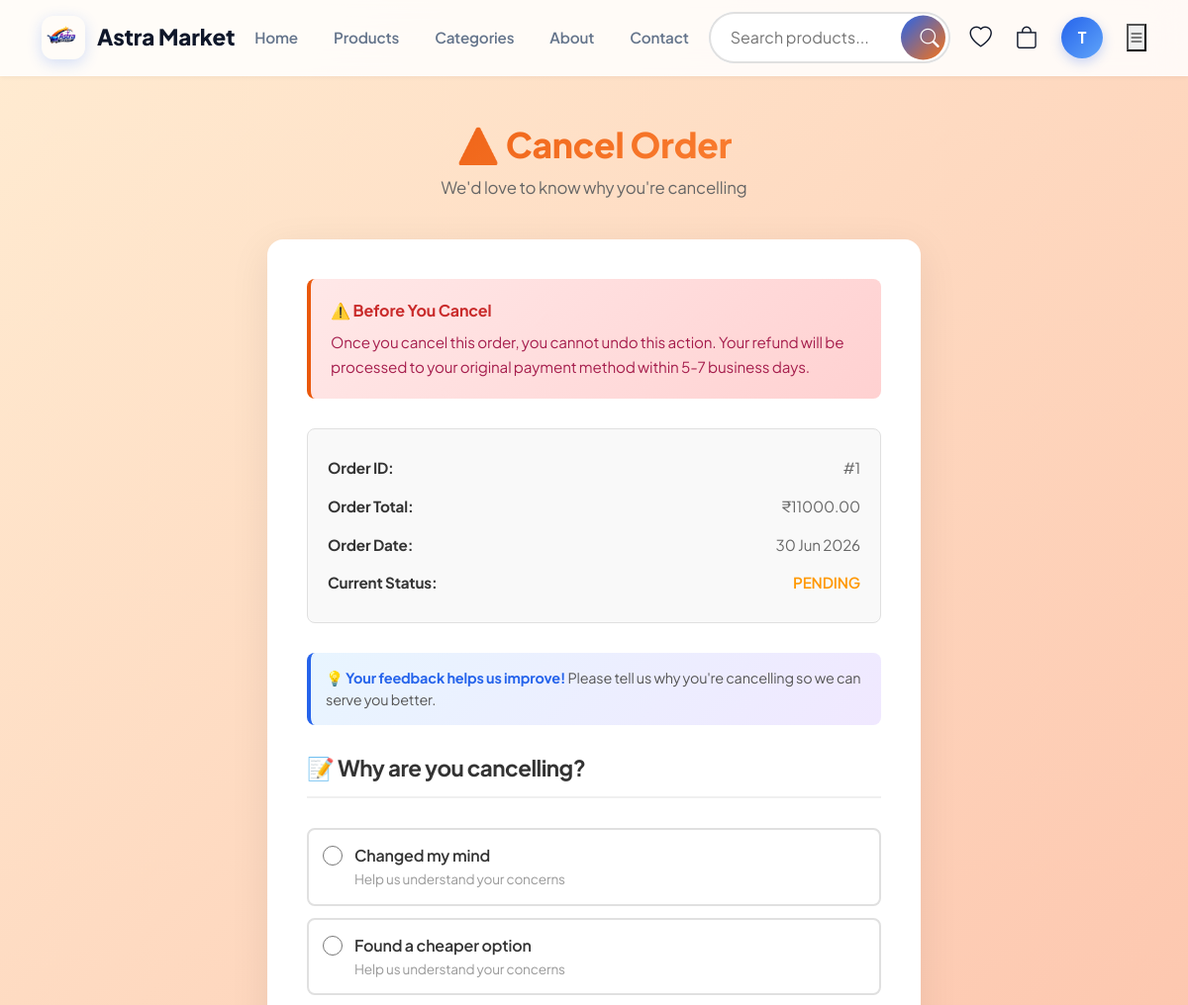
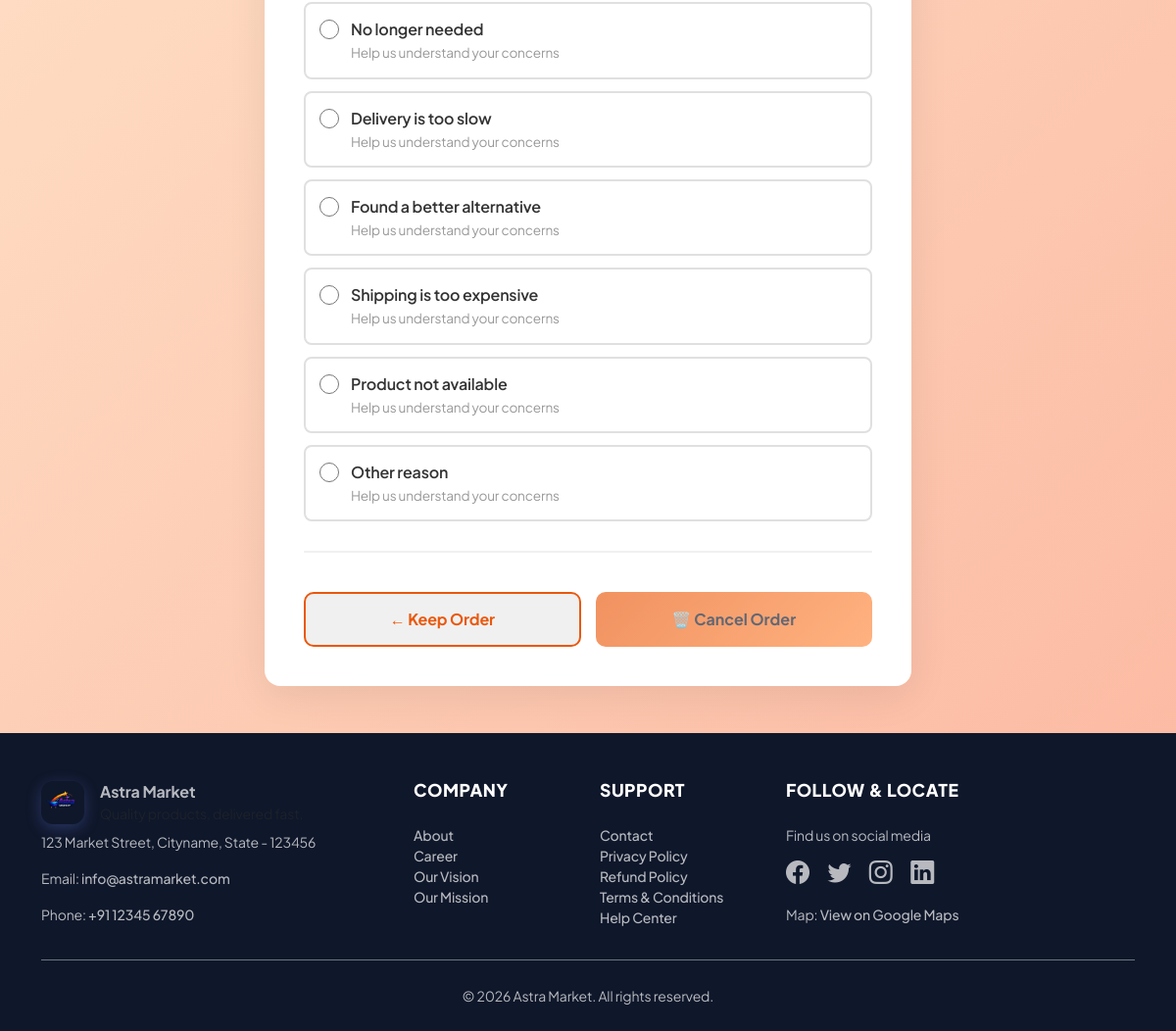
/orders/1/cancel/ (signed in), run on the app's committed database (2 pictures, top to bottom).
### Astra_Market/models.py (models this page shows, shortened)
class CustomUser(AbstractBaseUser, PermissionsMixin):
    GENDER_CHOICES = [
        ('male', 'Male'),
        ('female', 'Female'),
        ('other', 'Other'),
    ]
    phone_validator = RegexValidator(
        regex=r'^\+?\d{7,15}$',
        message='Enter a valid phone number using 7 to 15 digits.',
    )
    full_name = models.CharField(max_length=150)
    email = models.EmailField(unique=True)
    mobile = models.CharField(max_length=15, unique=True, validators=[phone_validator])
    alternate_mobile = models.CharField(
        max_length=15,
        blank=True,
        null=True,
        validators=[phone_validator],
    )
    dob = models.DateField(blank=True, null=True)
    address = models.TextField(blank=True, null=True)
    profile_image = models.ImageField(upload_to='profile_images/', blank=True, null=True)
    gender = models.CharField(max_length=10, choices=GENDER_CHOICES, blank=True)
    is_staff = models.BooleanField(default=False)
    is_active = models.BooleanField(default=True)
    date_joined = models.DateTimeField(auto_now_add=True)
    objects = CustomUserManager()
    USERNAME_FIELD = 'email'
    REQUIRED_FIELDS = ['full_name', 'mobile']
    class Meta:
        verbose_name = 'User'
        verbose_name_plural = 'Users'

class Order(models.Model):
    STATUS_CHOICES = [
        ('pending', 'Pending'),
        ('completed', 'Completed'),
        ('cancelled', 'Cancelled'),
    ]
    CANCELLATION_REASONS = [
        ('changed_mind', 'Changed my mind'),
        ('found_cheaper', 'Found a cheaper option'),
        ('no_longer_needed', 'No longer needed'),
        ('delivery_too_slow', 'Delivery is too slow'),
        ('found_alternative', 'Found a better alternative'),
        ('shipping_expensive', 'Shipping is too expensive'),
        ('product_not_available', 'Product not available'),
        ('other', 'Other reason'),
    ]
    user = models.ForeignKey(CustomUser, on_delete=models.CASCADE, related_name='orders')
    total_price = models.DecimalField(max_digits=10, decimal_places=2)
    status = models.CharField(max_length=20, choices=STATUS_CHOICES, default='pending')
    shipping_address = models.TextField(blank=True, null=True)
    shipping_phone = models.CharField(max_length=15, blank=True, null=True)
    shipping_name = models.CharField(max_length=150, blank=True, null=True)
    cancellation_reason = models.CharField(max_length=50, choices=CANCELLATION_REASONS, blank=True, null=True)
    cancellation_message = models.TextField(blank=True, null=True)
    cancelled_at = models.DateTimeField(blank=True, null=True)
    order_number = models.CharField(max_length=20, unique=True, blank=True, null=True)
    razorpay_order_id = models.CharField(max_length=100, blank=True, null=True)
    razorpay_payment_id = models.CharField(max_length=100, blank=True, null=True)
    created_at = models.DateTimeField(auto_now_add=True)
    updated_at = models.DateTimeField(auto_now=True)
    class Meta:
        ordering = ['-created_at']

### Astra_Market/views.py (the view)
# urls.py: path('orders/<int:order_id>/cancel/', views.cancel_order, name='cancel_order'),
@login_required(login_url='login')
def cancel_order(request, order_id):
    order = get_object_or_404(Order, id=order_id, user=request.user)
    if order.status != 'pending':
        messages.error(request, 'Only pending orders can be cancelled.')
        return redirect('orders')
    cancellation_reasons = Order.CANCELLATION_REASONS
    return render(request, 'cancel_order.html', {
        'order': order,
        'cancellation_reasons': cancellation_reasons,
    })

### Astra_Market/templates/cancel_order.html (shortened to what this page needs)
{% extends 'base.html' %}
{% load static %}
{% block content %}
<div class="cancel-container">
    <div class="cancel-header">
        <h1>⚠️ Cancel Order</h1>
        <p>We'd love to know why you're cancelling</p>
    </div>
    <div class="cancel-card">
        <div class="warning-box">
            <div class="warning-box-title">
                ⚠️ Before You Cancel
            </div>
            <div class="warning-box-text">
                Once you cancel this order, you cannot undo this action. Your refund will be processed to your original payment method within 5-7 business days.
            </div>
        </div>
        <div class="order-details">
            <div class="order-detail-row">
                <strong>Order ID:</strong>
                <span>#{{ order.id }}</span>
            </div>
            <div class="order-detail-row">
                <strong>Order Total:</strong>
                <span>₹{{ order.total_price }}</span>
            </div>
            <div class="order-detail-row">
                <strong>Order Date:</strong>
                <span>{{ order.created_at|date:"d M Y" }}</span>
            </div>
            <div class="order-detail-row">
                <strong>Current Status:</strong>
                <span style="color: #ff9800; font-weight: 600;">{{ order.get_status_display|upper }}</span>
            </div>
        </div>
        <form method="POST" action="{% url 'confirm_cancel_order' order.id %}" id="cancelForm">
            <div class="cancellation-note">
                💡 <strong>Your feedback helps us improve!</strong> Please tell us why you're cancelling so we can serve you better.
            </div>
            <div class="form-section">
                <h2 class="section-title">📝 Why are you cancelling?</h2>
                <div class="reason-options">
                    {% for reason_code, reason_label in cancellation_reasons %}
                        <label class="reason-option">
                            <input type="radio" name="cancellation_reason" value="{{ reason_code }}" onchange="updateMessageBox(this)">
                            <div class="reason-option-content">
                                <div class="reason-option-title">{{ reason_label }}</div>
                                <div class="reason-option-desc">Help us understand your concerns</div>
                            </div>
                        </label>
                    {% endfor %}
                </div>
            </div>
            <div class="action-buttons">
                <a href="{% url 'orders' %}" class="btn btn-back">
                    ← Keep Order
                </a>
                <button type="submit" class="btn btn-cancel" id="confirmBtn" disabled>
                    🗑️ Cancel Order
                </button>
            </div>
        </form>
    </div>
</div>
{% endblock %}

### Astra_Market/templates/base.html (shortened to what this page needs)
<!DOCTYPE html>
<html lang="en">
<head>
    {% load static %}
    <link href="https://cdn.jsdelivr.net/npm/bootstrap@5.3.0/dist/css/bootstrap.min.css" rel="stylesheet">
    <link href="https://cdn.jsdelivr.net/npm/bootstrap-icons@1.10.5/font/bootstrap-icons.css" rel="stylesheet">
        <link href="{% static 'css/style.css' %}" rel="stylesheet">
</head>
<body>
    <nav class="navbar-custom">
        <div class="container">
            <a href="{% url 'home' %}" class="navbar-brand-custom">
                <div class="logo-icon">
                    <img src="{% static 'images/ChatGPT Image Jun 21, 2026, 04_16_52 PM.png' %}" alt="Astra Market logo">
                </div>
                <span>Astra Market</span>
            </a>
            <div class="navbar-menu d-none d-lg-flex">
                <a href="{% url 'home' %}">Home</a>
                <a href="{% url 'products' %}">Products</a>
                <a href="{% url 'category' %}">Categories</a>
                <a href="{% url 'about' %}">About</a>
                <a href="{% url 'contact' %}">Contact</a>
            </div>
            <div class="search-wrapper d-none d-lg-block">
                <form action="{% url 'products' %}" method="get">
                    <input
                        type="text"
                        class="search-input"
                        name="q"
                        placeholder="Search products..."
                        autocomplete="off"
                    >
                    <button type="submit" class="search-btn">
                        <i class="bi bi-search"></i>
                    </button>
                </form>
            </div>
            <div class="navbar-actions">
                <a href="{% url 'wishlist' %}" class="action-icon" title="Wishlist">
                    <i class="bi bi-heart"></i>
                </a>
                <a href="{% url 'cart' %}" class="action-icon" title="Shopping Cart">
                    <i class="bi bi-bag"></i>
                </a>
                {% if user.is_authenticated %}
                    <div class="user-profile">
                        <div class="user-avatar" onclick="toggleDropdown()" title="{{ user.full_name }}">
                            {{ user.full_name|slice:":1"|upper }}
                        </div>
                    </div>
                {% else %}
                    <div class="auth-buttons">
                        <a href="{% url 'login' %}" class="btn-login">Sign In</a>
                        <a href="{% url 'register' %}" class="btn-register">Register</a>
                    </div>
                {% endif %}
                <button class="mobile-menu-btn" onclick="toggleMobileMenu()">
                    <i class="bi bi-list"></i>
                </button>
            </div>
        </div>
    </nav>
    <main class="container my-5">
        {% block content %}{% endblock %}
    </main>
    <footer class="site-footer pt-5 pb-4">
        <div class="container">
            <div class="row gy-4">
                <div class="col-md-4">
                    <div class="footer-logo mb-2 d-flex align-items-center">
                        <div style="width:44px;height:44px;border-radius:12px;overflow:hidden;display:flex;align-items:center;justify-content:center;box-shadow:0 4px 15px rgba(102, 126, 234, 0.3);">
                            <img src="{% static 'images/ChatGPT Image Jun 21, 2026, 04_16_52 PM.png' %}" alt="Astra Market logo" style="width:100%;height:100%;object-fit:cover;">
                        </div>
                        <div class="ms-3">
                            <strong>Astra Market</strong>
                            <div class="small text-muted">Quality products, delivered fast.</div>
                        </div>
                    </div>
                    <p class="small">123 Market Street, Cityname, State - 123456</p>
                    <p class="small">Email: <a href="mailto:info@astramarket.com">info@astramarket.com</a></p>
                    <p class="small">Phone: <a href="tel:+911234567890">+91 12345 67890</a></p>
                </div>
                <div class="col-md-2">
                    <h6 class="text-uppercase small">Company</h6>
                    <ul class="list-unstyled small">
                        <li><a href="{% url 'about' %}">About</a></li>
                        <li><a href="#">Career</a></li>
                        <li><a href="#">Our Vision</a></li>
                        <li><a href="#">Our Mission</a></li>
                    </ul>
                </div>
                <div class="col-md-2">
                    <h6 class="text-uppercase small">Support</h6>
                    <ul class="list-unstyled small">
                        <li><a href="{% url 'contact' %}">Contact</a></li>
                        <li><a href="#">Privacy Policy</a></li>
                        <li><a href="#">Refund Policy</a></li>
                        <li><a href="{% url 'terms' %}">Terms & Conditions</a></li>
                        <li><a href="{% url 'support' %}">Help Center</a></li>
                    </ul>
                </div>
                <div class="col-md-4">
                    <h6 class="text-uppercase small">Follow & Locate</h6>
                    <p class="small mb-2">Find us on social media</p>
                    <p>
                        <a href="#" class="me-3"><i class="bi bi-facebook fs-4"></i></a>
                        <a href="#" class="me-3"><i class="bi bi-twitter fs-4"></i></a>
                        <a href="#" class="me-3"><i class="bi bi-instagram fs-4"></i></a>
                        <a href="#"><i class="bi bi-linkedin fs-4"></i></a>
                    </p>
                    <p class="small mt-3">Map: <a href="https://www.google.com/maps/place/28%C2%B043'59.6%22N+77%C2%B016'14.7%22E/@28.733212,77.2681861,17z/data=!3m1!4b1!4m4!3m3!8m2!3d28.733212!4d77.270761?entry=ttu&g_ep=EgoyMDI2MDYxNi4wIKXMDSoASAFQAw%3D%3D" target="_blank">View on Google Maps</a></p>
                </div>
            </div>
            <div class="text-center pt-4 mt-3 border-top border-secondary">
                <small>&copy; 2026 Astra Market. All rights reserved.</small>
            </div>
        </div>
    </footer>
</body>
</html>

### data on the page
CustomUser: full_name "T"
Order: id "1", total_price "11000.00", created_at "30 Jun 2026", status "PENDING"

### other printed values
{{ reason_label }} "Changed my mind" "Found a cheaper option" "No longer needed" "Delivery is too slow" "Found a better alternative" "Shipping is too expensive" "Product not available" "Other reason"
